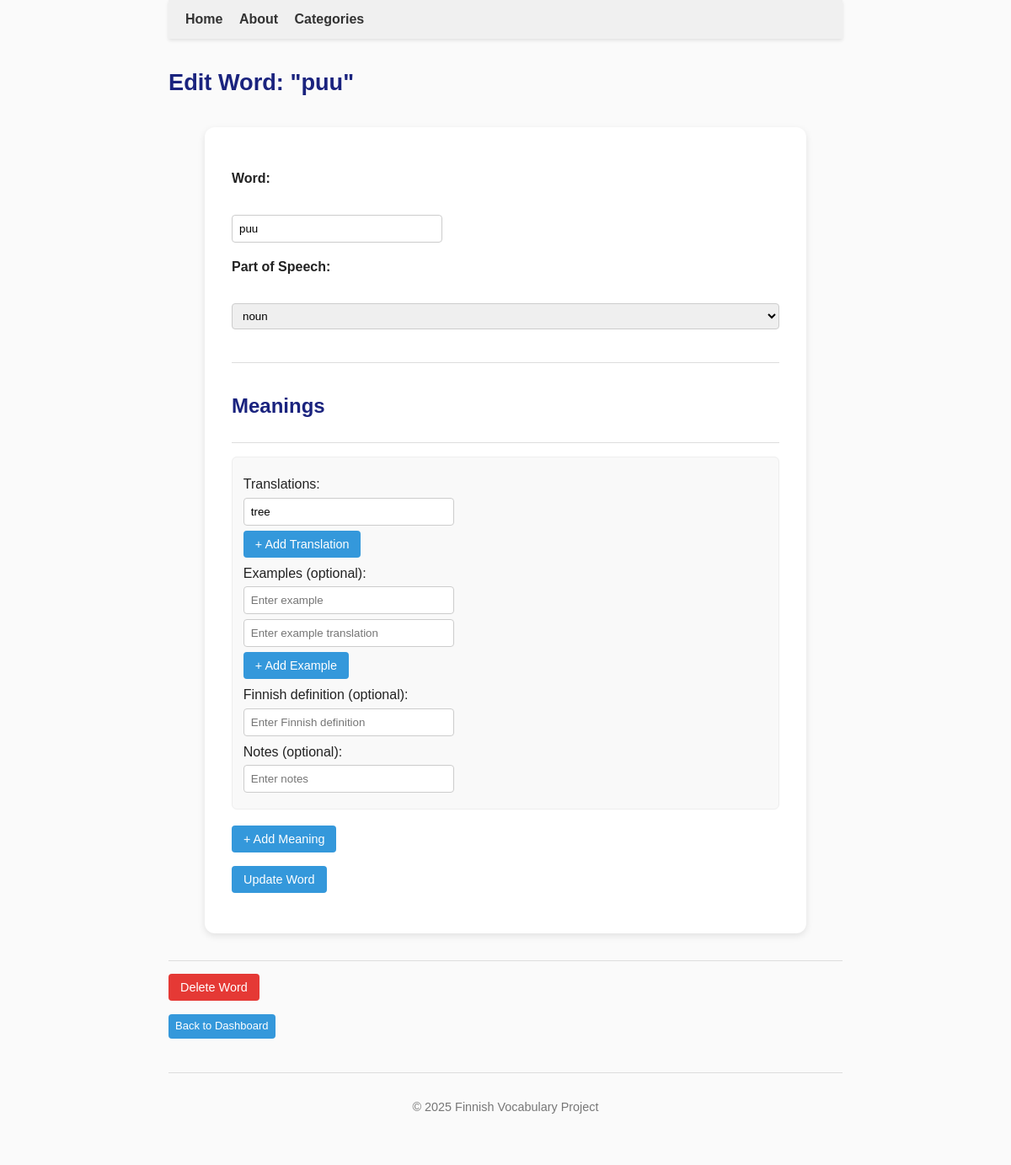
The app's page /admin/edit_word/61 (signed in) with its own data.
### tables this page shows
CREATE TABLE words (
        id INTEGER PRIMARY KEY,
        word TEXT UNIQUE NOT NULL,
        pos_id INTEGER REFERENCES parts_of_speech(id)
    , created_at TEXT, updated_at TEXT, language_code TEXT DEFAULT 'fi');

CREATE TABLE parts_of_speech (
        id INTEGER PRIMARY KEY,
        name TEXT NOT NULL
    );

CREATE TABLE translations (
        id INTEGER PRIMARY KEY,
        meaning_id INTEGER NOT NULL REFERENCES meanings(id),
        translation_text TEXT NOT NULL,
        translation_number INTEGER
    , language TEXT DEFAULT 'en');

### app.py (the view, shortened to what this page needs)
@app.route('/admin/edit_word/<int:word_id>', methods=['GET', 'POST'])
@admin_required
def admin_edit_word(word_id):
    conn = sqlite3.connect("finnish.db")
    conn.row_factory = sqlite3.Row
    cur = conn.cursor()
    cur.execute("SELECT * FROM words WHERE id = ?", (word_id,))
    word = cur.fetchone()
    if not word:
        flash("Word not found.", "error")
        conn.close()
        return redirect(url_for('admin_dashboard'))
    word = dict(word)
    cur.execute("SELECT id, name FROM categories ORDER BY name")
    categories = cur.fetchall()
    cur.execute("SELECT id, name FROM parts_of_speech ORDER BY name")
    pos_list = cur.fetchall()
    cur.execute("SELECT id, meaning_number, notes, definition FROM meanings WHERE word_id = ? ORDER BY meaning_number", (word_id,))
    meanings_rows = cur.fetchall()
    meanings = []
    for m in meanings_rows:
        meaning_id = m['id']
        cur.execute("SELECT translation_text FROM translations WHERE meaning_id = ? ORDER BY translation_number", (meaning_id,))
        translations = [t['translation_text'] for t in cur.fetchall()]
        cur.execute("SELECT example_text, example_translation_text FROM examples WHERE meaning_id = ?", (meaning_id,))
        examples = [(e['example_text'], e['example_translation_text']) for e in cur.fetchall()]
        meanings.append({
            'id': m['id'],
            'meaning_number': m['meaning_number'],
            'notes': m['notes'],
            'definition': m['definition'],
            'translations': translations,
            'examples': examples
        })
    conn.close()
    return render_template('admin_edit_word.html', word=word, pos_list=pos_list, meanings=meanings)

### app.py (called while the page is built)
def admin_required(f):
    @wraps(f)
    def decorated_function(*args, **kwargs):
        if not session.get('admin_logged_in'):
            flash("Admin login required.", "warning")
            return redirect(url_for('login'))
        return f(*args, **kwargs)
    return decorated_function

### templates/admin_edit_word.html (shortened to what this page needs)
{% extends "base.html" %}
{% block content %}
<h2>Edit Word: "{{ word['word'] }}"</h2>
<div class="admin-add-word-container">
<form method="post" class="admin-add-word-form">
    <p>
        <label>Word:</label><br>
        <input type="text" name="word" value="{{ word['word'] }}" required class="admin-input" placeholder="Enter word">
    </p>
    <p>
        <label>Part of Speech:</label><br>
        <select name="pos_id" required class="admin-select">
            {% for pos in pos_list %}
            <option value="{{ pos['id'] }}" {% if pos['id'] == word['pos_id'] %}selected{% endif %}>{{ pos['name'] }}</option>
            {% endfor %}
        </select>
    </p>
    <hr>
    <h3>Meanings</h3>
    <div id="meanings-container" class="meanings-section">
        {% for meaning in meanings %}
        <div class="meaning-block" data-meaning-number="{{ meaning['meaning_number'] }}">
            <p>Translations:</p>
            <div id="translations-{{ meaning['meaning_number'] }}" class="translations-group">
                {% for t in meaning['translations'] %}
                <input type="text" name="translations_{{ meaning['meaning_number'] }}[]" value="{{ t }}" class="admin-input" placeholder="Enter translation">
                {% endfor %}
            </div>
            <button type="button" class="admin-btn" onclick="addTranslation({{ meaning['meaning_number'] }})">+ Add Translation</button>
            <p>Examples (optional):</p>
            <div id="examples-{{ meaning['meaning_number'] }}" class="examples-group">
                {% if meaning['examples'] %}
                    {% for ex, ex_trans in meaning['examples'] %}
                    <div class="example-pair">
                        <input type="text" name="examples_{{ meaning['meaning_number'] }}[]" value="{{ ex }}" class="admin-input" placeholder="Enter example">
                        <input type="text" name="examples_trans_{{ meaning['meaning_number'] }}[]" value="{{ ex_trans or '' }}" class="admin-input" placeholder="Enter example translation">
                    </div>
                    {% endfor %}
                {% else %}
                    <div class="example-pair">
                        <input type="text" name="examples_{{ meaning['meaning_number'] }}[]" class="admin-input" placeholder="Enter example">
                        <input type="text" name="examples_trans_{{ meaning['meaning_number'] }}[]" class="admin-input" placeholder="Enter example translation">
                    </div>
                {% endif %}
            </div>
            <button type="button" class="admin-btn" onclick="addExample({{ meaning['meaning_number'] }})">+ Add Example</button>
            <p>Finnish definition (optional):</p>
            <input type="text" name="definition_{{ meaning['meaning_number'] }}" class="admin-input"
                placeholder="Enter Finnish definition" value="{{ meaning['definition'] or '' }}">
            <p>Notes (optional):</p>
            <input type="text" name="meaning_notes[]" class="admin-input" placeholder="Enter notes" value="{{ meaning['notes'] or '' }}">
        </div>
        {% endfor %}
    </div>
    <button type="button" onclick="addMeaning()" class="admin-btn">+ Add Meaning</button>
    <p>
        <button type="submit" class="admin-btn">Update Word</button>
    </p>
</form>
</div>
<hr style="margin-top:25px; margin-bottom:15px;">
<form method="post" action="{{ url_for('admin_delete_word', word_id=word['id']) }}"
      onsubmit="return confirm('Are you sure you want to delete this word?');">
    <button type="submit" class="admin-btn delete-btn">Delete Word</button>
</form>
<p>
    <a href="{{ url_for('admin_dashboard') }}" class="admin-btn-small">Back to Dashboard</a>
</p>
{% endblock %}

### static/style.css (style rules this page uses)
body { font-family: Arial, sans-serif; max-width: 800px; margin: 0 auto; line-height: 1.6; color: #222; background-color: #fafafa; padding: 0 20px 40px 20px; }
h2 { font-size: 1.7em; color: #1a237e; margin-bottom: 0.2em; }
h3 { font-size: 1.5em; color: #1a237e; margin-bottom: 0.2em; }
hr { border: none; border-top: 1px solid #ddd; margin: 2em 0; }
button { background-color: #1a73e8; color: white; border: none; padding: 5px 10px; border-radius: 4px; cursor: pointer; font-size: 0.9em; transition: background-color 0.2s; }
button.delete-btn { background-color: #e53935; }
.admin-add-word-container { max-width: 800px; background-color: #ffffff; padding: 20px; margin-top: 1.5em; border-radius: 8px; box-shadow: 0 1px 4px rgba(0,0,0,0.1); }
.admin-add-word-form p { margin-bottom: 1em; }
.admin-add-word-form label { font-weight: bold; display: block; margin-bottom: 0.3em; }
.admin-input, .admin-select { width: 100%; padding: 6px 8px; border: 1px solid #ccc; border-radius: 4px; box-sizing: border-box; margin-bottom: 0.5em; }
.admin-btn { background-color: #3498db; color: white; border: none; border-radius: 4px; padding: 8px 14px; text-decoration: none; cursor: pointer; font-weight: 500; display: inline-block; transition: background-color 0.2s; }
.meanings-section { margin-top: 1.5em; border-top: 1px solid #ddd; padding-top: 1em; }
.meaning-block { margin-bottom: 1.2em; padding: 0.8em; border: 1px solid #eee; border-radius: 6px; background-color: #f9f9f9; }
.admin-input { padding: 8px; width: 250px; border-radius: 4px; border: 1px solid #ccc; display: block; margin-bottom: 6px; }
.delete-btn { background-color: #e53935; color: white; padding: 8px 14px; border: none; border-radius: 4px; cursor: pointer; font-weight: 500; transition: background-color 0.2s; }
.admin-btn-small { background-color: #3498db; color: white; border: none; padding: 4px 8px; border-radius: 4px; text-decoration: none; cursor: pointer; font-size: 13px; display: inline-block; }
.admin-add-word-container { max-width: 650px; margin: 2rem auto; background: #fff; padding: 2rem; border-radius: 12px; box-shadow: 0 3px 8px rgba(0,0,0,0.1); }
.meaning-block p { margin: 6px 0 3px 0; }

### records on screen
words: word "puu", pos_id "noun"
translations: translation_text "tree"
